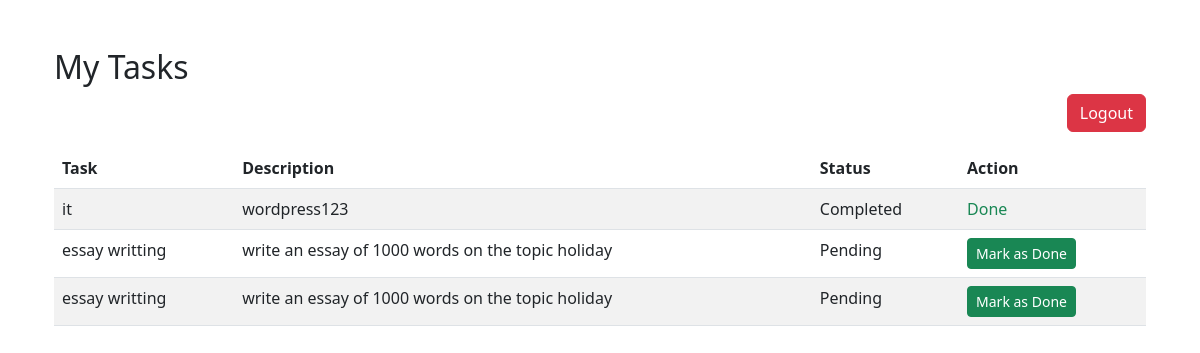
/employee/tasks/ (signed in), run on the app's committed database.
### employee_management/models.py (models this page shows, shortened)
class Task(models.Model):
    name = models.CharField(max_length=255, default='')
    description = models.TextField()
    assigned_to = models.ForeignKey(Employee, on_delete=models.CASCADE)
    status = models.CharField(max_length=20, choices=[('Pending', 'Pending'), ('Completed', 'Completed')], default='Pending')

### employee_management/views.py (the view)
# urls.py: path('employee/tasks/', views.employee_task_list, name='employee_tasks'),
@login_required
def employee_task_list(request):
    employee = Employee.objects.get(user=request.user)
    tasks = Task.objects.filter(assigned_to=employee)
    return render(request, 'employee_tasks.html', {'tasks': tasks})

### employee_management/templates/employee_tasks.html (shortened to what this page needs)
{% extends 'base.html' %}
{% block content %}
<div class="container mt-5">
    <h2>My Tasks</h2>
    <a href="{% url 'logout' %}" class="btn btn-danger mb-3 float-end">Logout</a>
    <table class="table table-striped">
        <thead>
            <tr>
                <th>Task</th>
                <th>Description</th>
                <th>Status</th>
                <th>Action</th>
            </tr>
        </thead>
        <tbody>
            {% for task in tasks %}
            <tr>
                <td>{{ task.name }}</td>
                <td>{{ task.description }}</td>
                <td>{{ task.status }}</td>
                <td>
                    {% if task.status != 'Completed' %}
                    <form method="post" action="{% url 'mark_task_done' task.id %}">
                        <button class="btn btn-sm btn-success">Mark as Done</button>
                    </form>
                    {% else %}
                    <span class="text-success">Done</span>
                    {% endif %}
                </td>
            </tr>
            {% endfor %}
        </tbody>
    </table>
</div>
{% endblock %}

### data on the page
Task: name "it", description "wordpress123", status "Completed", shows "Done"
Task: name "essay writting", description "write an essay of 1000 words on the topic holiday", status "Pending", shows "Mark as Done"
Task: name "essay writting", description "write an essay of 1000 words on the topic holiday", status "Pending", shows "Mark as Done"
